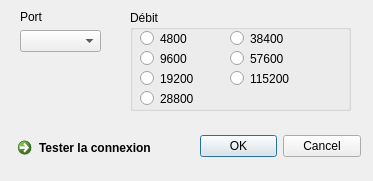
<?xml version="1.0" encoding="UTF-8"?>
<ui version="4.0">
 <class>DialogConfiguration</class>
 <widget class="QDialog" name="DialogConfiguration">
  <property name="geometry">
   <rect>
    <x>0</x>
    <y>0</y>
    <width>373</width>
    <height>181</height>
   </rect>
  </property>
  <property name="windowTitle">
   <string>Configuration de la connexion</string>
  </property>
  <widget class="QDialogButtonBox" name="buttonBox">
   <property name="geometry">
    <rect>
     <x>200</x>
     <y>130</y>
     <width>161</width>
     <height>32</height>
    </rect>
   </property>
   <property name="orientation">
    <enum>Qt::Horizontal</enum>
   </property>
   <property name="standardButtons">
    <set>QDialogButtonBox::Cancel|QDialogButtonBox::Ok</set>
   </property>
  </widget>
  <widget class="QComboBox" name="comboPort">
   <property name="geometry">
    <rect>
     <x>20</x>
     <y>30</y>
     <width>81</width>
     <height>22</height>
    </rect>
   </property>
  </widget>
  <widget class="QLabel" name="labelPort">
   <property name="geometry">
    <rect>
     <x>20</x>
     <y>10</y>
     <width>46</width>
     <height>13</height>
    </rect>
   </property>
   <property name="text">
    <string>Port</string>
   </property>
  </widget>
  <widget class="QGroupBox" name="groupBox">
   <property name="geometry">
    <rect>
     <x>130</x>
     <y>10</y>
     <width>221</width>
     <height>101</height>
    </rect>
   </property>
   <property name="title">
    <string>Débit</string>
   </property>
   <widget class="QRadioButton" name="radio4800">
    <property name="geometry">
     <rect>
      <x>10</x>
      <y>20</y>
      <width>71</width>
      <height>17</height>
     </rect>
    </property>
    <property name="text">
     <string>4800</string>
    </property>
   </widget>
   <widget class="QRadioButton" name="radio9600">
    <property name="geometry">
     <rect>
      <x>10</x>
      <y>40</y>
      <width>71</width>
      <height>17</height>
     </rect>
    </property>
    <property name="text">
     <string>9600</string>
    </property>
   </widget>
   <widget class="QRadioButton" name="radio19200">
    <property name="geometry">
     <rect>
      <x>10</x>
      <y>60</y>
      <width>71</width>
      <height>17</height>
     </rect>
    </property>
    <property name="text">
     <string>19200</string>
    </property>
   </widget>
   <widget class="QRadioButton" name="radio28800">
    <property name="geometry">
     <rect>
      <x>10</x>
      <y>80</y>
      <width>82</width>
      <height>17</height>
     </rect>
    </property>
    <property name="text">
     <string>28800</string>
    </property>
   </widget>
   <widget class="QRadioButton" name="radio38400">
    <property name="geometry">
     <rect>
      <x>100</x>
      <y>20</y>
      <width>82</width>
      <height>17</height>
     </rect>
    </property>
    <property name="text">
     <string>38400</string>
    </property>
   </widget>
   <widget class="QRadioButton" name="radio57600">
    <property name="geometry">
     <rect>
      <x>100</x>
      <y>40</y>
      <width>82</width>
      <height>17</height>
     </rect>
    </property>
    <property name="text">
     <string>57600</string>
    </property>
   </widget>
   <widget class="QRadioButton" name="radio115200">
    <property name="geometry">
     <rect>
      <x>100</x>
      <y>60</y>
      <width>82</width>
      <height>17</height>
     </rect>
    </property>
    <property name="text">
     <string>115200</string>
    </property>
   </widget>
  </widget>
  <widget class="QCommandLinkButton" name="commandLinkButtonTester">
   <property name="enabled">
    <bool>true</bool>
   </property>
   <property name="geometry">
    <rect>
     <x>10</x>
     <y>130</y>
     <width>172</width>
     <height>41</height>
    </rect>
   </property>
   <property name="text">
    <string>Tester la connexion</string>
   </property>
  </widget>
 </widget>
 <resources/>
 <connections>
  <connection>
   <sender>buttonBox</sender>
   <signal>accepted()</signal>
   <receiver>DialogConfiguration</receiver>
   <slot>accept()</slot>
   <hints>
    <hint type="sourcelabel">
     <x>248</x>
     <y>254</y>
    </hint>
    <hint type="destinationlabel">
     <x>157</x>
     <y>274</y>
    </hint>
   </hints>
  </connection>
  <connection>
   <sender>buttonBox</sender>
   <signal>rejected()</signal>
   <receiver>DialogConfiguration</receiver>
   <slot>reject()</slot>
   <hints>
    <hint type="sourcelabel">
     <x>316</x>
     <y>260</y>
    </hint>
    <hint type="destinationlabel">
     <x>286</x>
     <y>274</y>
    </hint>
   </hints>
  </connection>
 </connections>
</ui>
